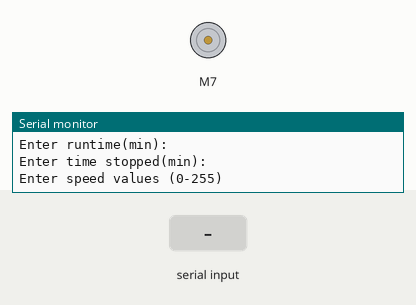
Simulated run of this sketch. Board: Arduino Uno, built with avr-gcc and run on an emulated ATmega328P. Shown: DC motor (green arrow = forward, orange = backward, longer = faster), the last lines printed to the serial monitor. The inputs (shaded band) are chosen by the test bench.

Above: at 1.2 s.
1.3 s: "90,45,200\n" received over Serial
At 1.7 s:
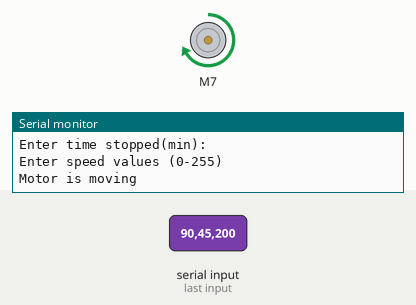
Timing chart, 0 to 4.3 s (numbered marks = the images above; inputs shaded):
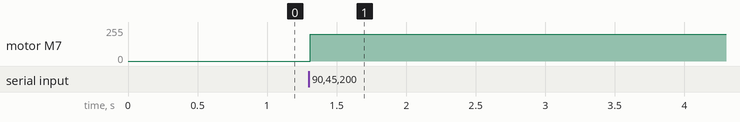

The sketch:

bioReactor.ino
```cpp
  #include <L298N.h>

  const unsigned int IN1 = 7; //Input 1 pin
  const unsigned int IN2 = 8;  //Input 2 pin
  const unsigned int EN = 5; //Enable pin

  // Create one motor instance
  L298N motor(EN, IN1, IN2);

  void setup() {
    // Used to display information
    Serial.begin(9600);

    // Wait for Serial Monitor to be opened
    while (!Serial) {
      //do nothing
    }

    // Set initial speed
    motor.setSpeed(1);
  }

  void loop() {
    int x, y, speed;

    Serial.println("Enter runtime(min):");
    Serial.println("Enter time stopped(min):");
    Serial.println("Enter speed values (0-255)");
    while (!Serial.available());
      x = Serial.parseInt(); //read x value from serial prompt
      y = Serial.parseInt();  //read y value from serial prompt
      speed = Serial.parseInt(); //read speed value from serial prompt
      if(speed < 0 || speed > 255) {
        Serial.println("Invalid speed value. Enter a value between 0 and 255.");
        return;
      }

    motor.setSpeed(speed);

    // Tell the motor to go forward (may depend by your wiring)
    motor.forward();
    Serial.print("Motor is moving");
    delay(x * 60000); //Continue spinning for x time ( min -> ms conversion)

    motor.stop();
    Serial.print("Motor is stopped");
    delay(y * 60000); //Stop for y time ( min -> ms conversion)
  }
```

Measured:
- after the input at 1.3 s, motor M7: stopped → forward 200/255 at once
